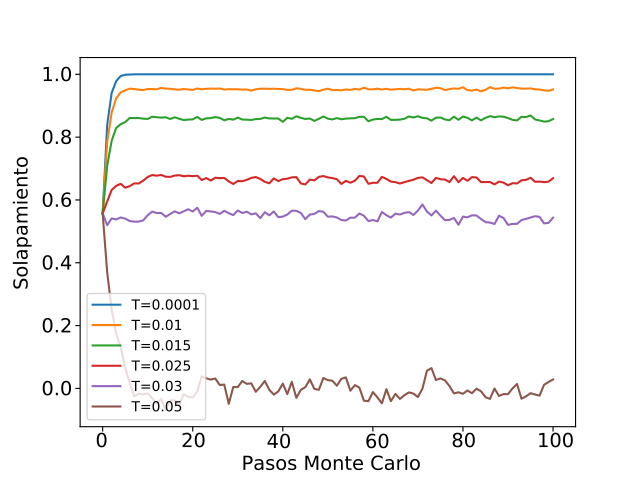

Write the Python code that produced this figure.
import matplotlib.pyplot as plt
import numpy as np
 

y1= np.loadtxt('T=0.0001.dat', unpack=True)
y2= np.loadtxt('T=0.01.dat', unpack=True)
y3= np.loadtxt('T=0.015.dat', unpack=True)
y4= np.loadtxt('T=0.025.dat', unpack=True)
y5= np.loadtxt('T=0.03.dat', unpack=True)
y6= np.loadtxt('T=0.05.dat', unpack=True)

x=np.linspace(0,100,101)

plt.plot(x,y1,"-",label='T=0.0001')
plt.plot(x,y2,"-",label='T=0.01')
plt.plot(x,y3,"-",label='T=0.015')
plt.plot(x,y4,"-",label='T=0.025')
plt.plot(x,y5,"-",label='T=0.03')
plt.plot(x,y6,"-",label='T=0.05')
 
plt.xlabel('Pasos Monte Carlo')
plt.ylabel('Solapamiento')
plt.legend()
plt.show()
